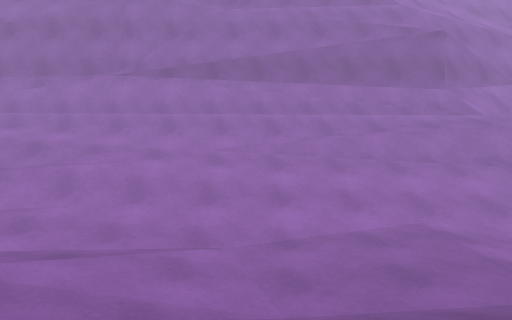
view 1 (above)

18 first-person views from a walk through a Unity game level. The camera is 1.2 m above the floor, tilts 6° down and sees 70° across. The floor is counted in squares, 1 m on a side. Each view is taken from the middle of a square. On the plan, view 1 faces up. The plan holds only what a view shows up to about 15 squares ahead; the rest is blank. The place goes on beyond the plan. The player character is not drawn. Surface patterns are stand-ins for the level's own textures.

view 2
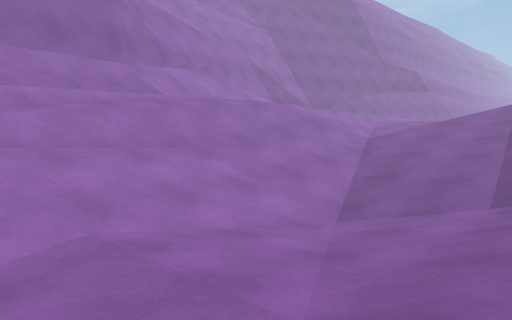

view 3
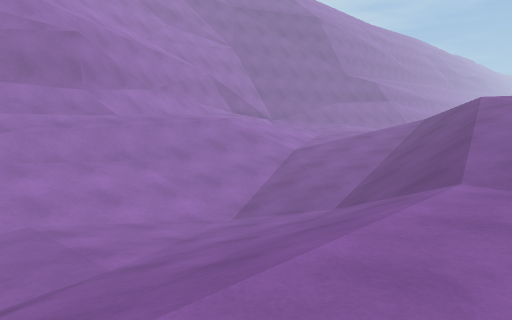

view 4
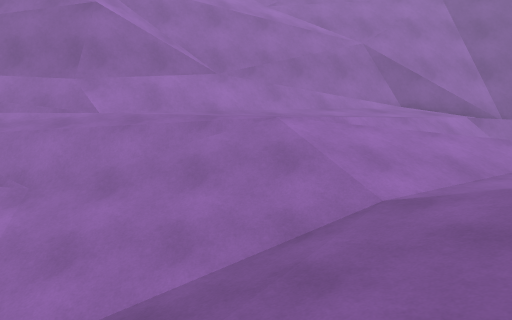

view 5
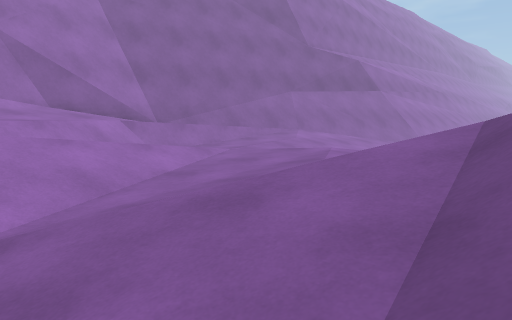

view 6
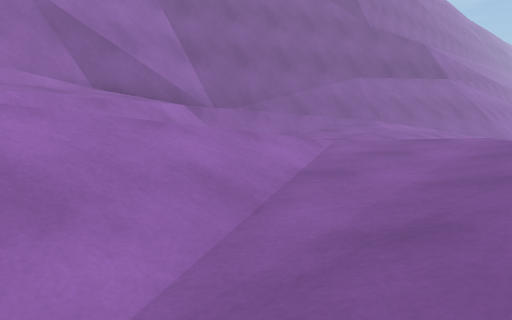

view 7
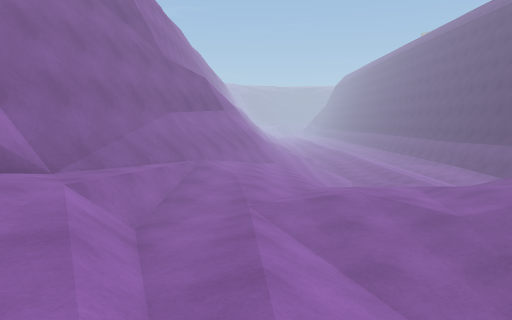

view 8
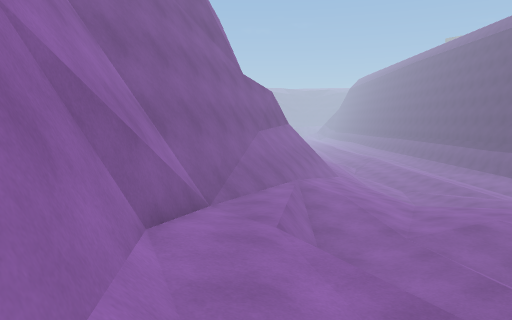

view 9
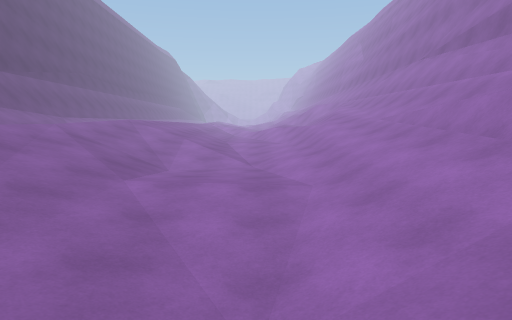

view 10
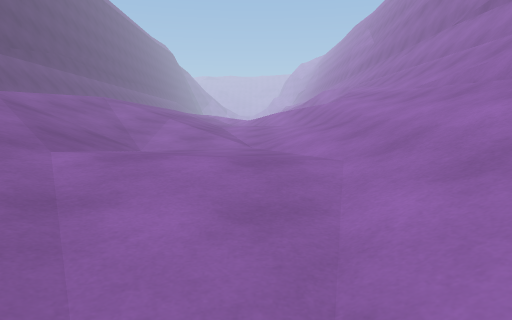

view 11
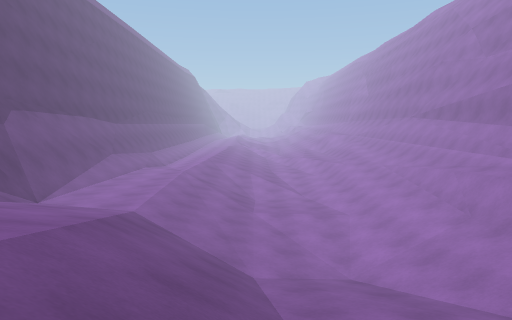

view 12
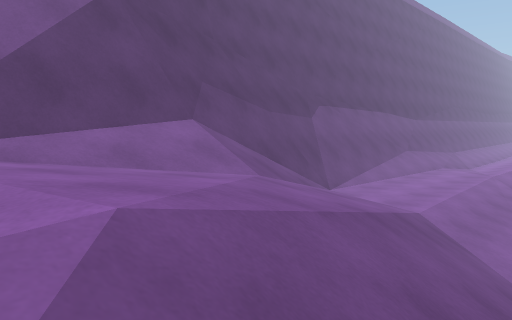

view 13
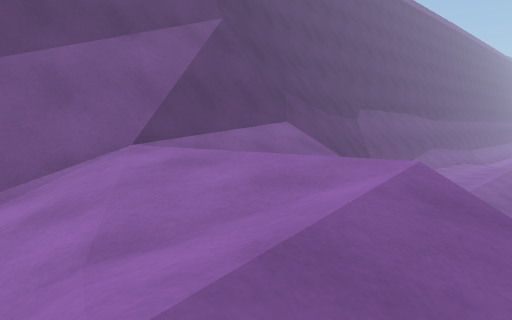

view 14
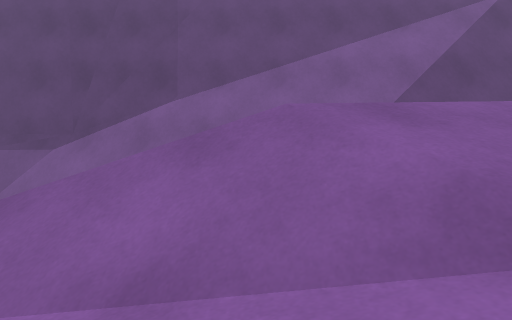

view 15
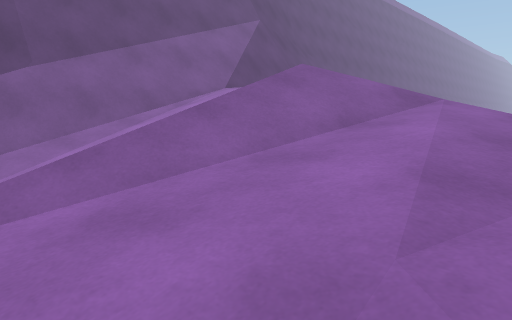

view 16
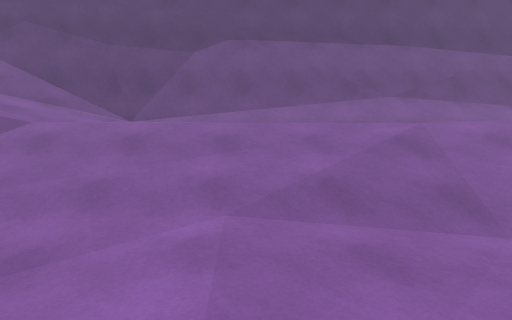

view 17
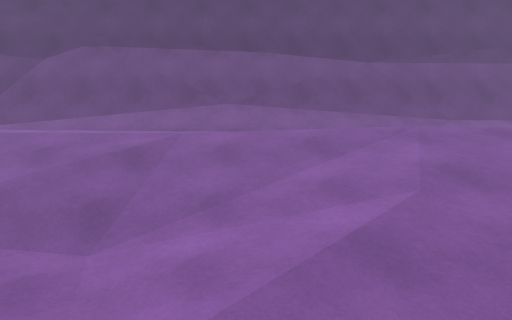

view 18
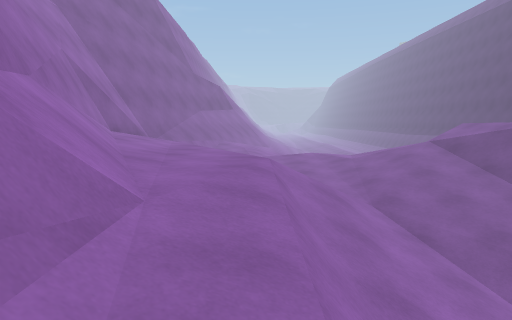

### Floor plan
Key: @ floor where view 1 was taken; # wall or solid block; . main floor; : floor 0.5 m higher than the main floor; - floor 0.5 m lower than the main floor; + floor 0.75 m higher than the main floor; _ floor 0.75 m lower than the main floor; * floor 1.25 m higher than the main floor; < floor 1.25 m lower than the main floor; % floor 1.5 m higher than the main floor; ( floor 1.5 m lower than the main floor; & floor 2 m higher than the main floor; ! floor 2 m lower than the main floor; $ floor 2.5 m higher than the main floor; / step, stairs or slope; = window, fence, low wall or low ledge; v drop or lower ground.
Columns run from 6 left of view 1 to 30 right of it. Each row starts with its distance up from view 1.
 20                       #############
 19                  #######=%%%%%==#####
 18                 ##==////%%%%%****///=
 17              ####////%%%%%%/===+*/+//
 16 ###############////%%%%%%///::::+++++
 15 ================%%%%%%%//+++:::::++++
 14 ////////////+//////%%**++++///:::::::
 13 /////////////=vvvv#/////////.:::.....
 12 //////////////////////////...::::....
 11 .///////////////////////.....::+:....
 10 //////////////////////-.//..::::::../
  9 _<<//////((((////////_-..//////::..//
  8 <<<((((((((((((!!////_-..:////////./
  7  ((((((((((((((((///_-...:++//+++:../
  6  <<<<((((((((((((//__-..////////+:...
  5 ____<((((((((((((////////////////////
  4 -_////////___<<//////////////&//////
  3 .////////___//////////////&////
  2 .///////-///////////////&$&&%//
  1  ....///........///////%&&$&%/
  0       @  ......./////%%%&&$&//   //
 -1       ........../////%%%&&$&///////
 -2    ............//////////&$///////===
 -3 //////////==========/==##############
 -4 ======###############################
 -5 ############       ##

Where each view was taken, in squares from view 1:
view 1: 0 up, 0 right, facing up
view 2: 3 up, 2 right, facing up-right
view 3: 1 down, 2 right, facing up-right
view 4: 4 up, 14 right, facing up
view 5: 5 up, 16 right, facing up-right
view 6: 9 up, 16 right, facing up-right
view 7: 14 up, 15 right, facing right
view 8: 18 up, 15 right, facing right
view 9: 8 up, 13 right, facing left
view 10: 8 up, 10 right, facing left
view 11: 5 up, 21 right, facing left
view 12: 5 up, 20 right, facing down-left
view 13: 5 up, 24 right, facing down-left
view 14: 8 up, 24 right, facing down
view 15: 9 up, 30 right, facing down-left
view 16: 10 up, 4 right, facing down
view 17: 10 up, 2 left, facing down
view 18: 14 up, 6 right, facing right
